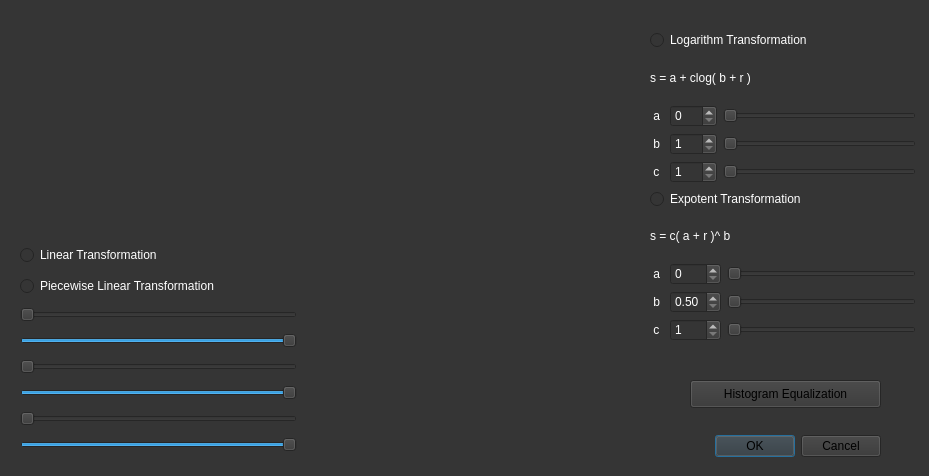
<?xml version="1.0" encoding="UTF-8"?>
<ui version="4.0">
 <class>ContrastDialog</class>
 <widget class="QDialog" name="ContrastDialog">
  <property name="geometry">
   <rect>
    <x>0</x>
    <y>0</y>
    <width>929</width>
    <height>476</height>
   </rect>
  </property>
  <property name="windowTitle">
   <string>Dialog</string>
  </property>
  <property name="styleSheet">
   <string notr="true">background:rgb(53, 53, 53)
</string>
  </property>
  <widget class="QDialogButtonBox" name="buttonBox">
   <property name="geometry">
    <rect>
     <x>540</x>
     <y>430</y>
     <width>341</width>
     <height>32</height>
    </rect>
   </property>
   <property name="orientation">
    <enum>Qt::Horizontal</enum>
   </property>
   <property name="standardButtons">
    <set>QDialogButtonBox::Cancel|QDialogButtonBox::Ok</set>
   </property>
  </widget>
  <widget class="QLabel" name="histogramLabel">
   <property name="geometry">
    <rect>
     <x>10</x>
     <y>10</y>
     <width>621</width>
     <height>211</height>
    </rect>
   </property>
   <property name="text">
    <string/>
   </property>
  </widget>
  <widget class="QWidget" name="verticalLayoutWidget">
   <property name="geometry">
    <rect>
     <x>20</x>
     <y>240</y>
     <width>277</width>
     <height>221</height>
    </rect>
   </property>
   <layout class="QVBoxLayout" name="verticalLayout">
    <item>
     <widget class="QRadioButton" name="linearRadioButton">
      <property name="styleSheet">
       <string notr="true">color:white
</string>
      </property>
      <property name="text">
       <string>Linear Transformation</string>
      </property>
     </widget>
    </item>
    <item>
     <widget class="QRadioButton" name="piecewiseRadioButton">
      <property name="styleSheet">
       <string notr="true">color:white</string>
      </property>
      <property name="text">
       <string>Piecewise Linear Transformation</string>
      </property>
     </widget>
    </item>
    <item>
     <widget class="QSlider" name="faSlider">
      <property name="maximum">
       <number>255</number>
      </property>
      <property name="orientation">
       <enum>Qt::Horizontal</enum>
      </property>
     </widget>
    </item>
    <item>
     <widget class="QSlider" name="fbSlider">
      <property name="maximum">
       <number>255</number>
      </property>
      <property name="value">
       <number>255</number>
      </property>
      <property name="orientation">
       <enum>Qt::Horizontal</enum>
      </property>
     </widget>
    </item>
    <item>
     <widget class="QSlider" name="gaSlider">
      <property name="maximum">
       <number>255</number>
      </property>
      <property name="orientation">
       <enum>Qt::Horizontal</enum>
      </property>
     </widget>
    </item>
    <item>
     <widget class="QSlider" name="gbSlider">
      <property name="maximum">
       <number>255</number>
      </property>
      <property name="value">
       <number>255</number>
      </property>
      <property name="orientation">
       <enum>Qt::Horizontal</enum>
      </property>
     </widget>
    </item>
    <item>
     <widget class="QSlider" name="gminSlider">
      <property name="maximum">
       <number>255</number>
      </property>
      <property name="orientation">
       <enum>Qt::Horizontal</enum>
      </property>
     </widget>
    </item>
    <item>
     <widget class="QSlider" name="gmaxSlider">
      <property name="maximum">
       <number>255</number>
      </property>
      <property name="value">
       <number>255</number>
      </property>
      <property name="orientation">
       <enum>Qt::Horizontal</enum>
      </property>
     </widget>
    </item>
   </layout>
  </widget>
  <widget class="QLabel" name="functionLabel">
   <property name="geometry">
    <rect>
     <x>350</x>
     <y>250</y>
     <width>291</width>
     <height>201</height>
    </rect>
   </property>
   <property name="text">
    <string/>
   </property>
  </widget>
  <widget class="QPushButton" name="equalizationPushButton">
   <property name="geometry">
    <rect>
     <x>690</x>
     <y>380</y>
     <width>191</width>
     <height>28</height>
    </rect>
   </property>
   <property name="text">
    <string>Histogram Equalization</string>
   </property>
  </widget>
  <widget class="QWidget" name="verticalLayoutWidget_2">
   <property name="geometry">
    <rect>
     <x>650</x>
     <y>30</y>
     <width>266</width>
     <height>311</height>
    </rect>
   </property>
   <layout class="QVBoxLayout" name="verticalLayout_2">
    <item>
     <widget class="QRadioButton" name="logarithmRadioButton">
      <property name="styleSheet">
       <string notr="true">color:white
</string>
      </property>
      <property name="text">
       <string>Logarithm Transformation</string>
      </property>
     </widget>
    </item>
    <item>
     <widget class="QLabel" name="label">
      <property name="styleSheet">
       <string notr="true">color:white</string>
      </property>
      <property name="text">
       <string>s = a + clog( b + r )</string>
      </property>
     </widget>
    </item>
    <item>
     <layout class="QGridLayout" name="gridLayout_2">
      <item row="1" column="0">
       <widget class="QLabel" name="label_3">
        <property name="styleSheet">
         <string notr="true">color:white</string>
        </property>
        <property name="text">
         <string> a</string>
        </property>
       </widget>
      </item>
      <item row="1" column="2">
       <widget class="QSlider" name="logaSlider">
        <property name="orientation">
         <enum>Qt::Horizontal</enum>
        </property>
       </widget>
      </item>
      <item row="3" column="2">
       <widget class="QSlider" name="logcSlider">
        <property name="minimum">
         <number>1</number>
        </property>
        <property name="maximum">
         <number>50</number>
        </property>
        <property name="orientation">
         <enum>Qt::Horizontal</enum>
        </property>
       </widget>
      </item>
      <item row="2" column="2">
       <widget class="QSlider" name="logbSlider">
        <property name="minimum">
         <number>1</number>
        </property>
        <property name="maximum">
         <number>100</number>
        </property>
        <property name="orientation">
         <enum>Qt::Horizontal</enum>
        </property>
       </widget>
      </item>
      <item row="2" column="1">
       <widget class="QSpinBox" name="logbSpinBox">
        <property name="styleSheet">
         <string notr="true">color:white</string>
        </property>
        <property name="minimum">
         <number>1</number>
        </property>
        <property name="maximum">
         <number>100</number>
        </property>
       </widget>
      </item>
      <item row="3" column="1">
       <widget class="QSpinBox" name="logcSpinBox">
        <property name="styleSheet">
         <string notr="true">color:white</string>
        </property>
        <property name="minimum">
         <number>1</number>
        </property>
        <property name="maximum">
         <number>50</number>
        </property>
       </widget>
      </item>
      <item row="2" column="0">
       <widget class="QLabel" name="label_4">
        <property name="styleSheet">
         <string notr="true">color:white</string>
        </property>
        <property name="text">
         <string> b </string>
        </property>
       </widget>
      </item>
      <item row="3" column="0">
       <widget class="QLabel" name="label_5">
        <property name="styleSheet">
         <string notr="true">color:white</string>
        </property>
        <property name="text">
         <string> c</string>
        </property>
       </widget>
      </item>
      <item row="1" column="1">
       <widget class="QSpinBox" name="logaSpinBox">
        <property name="styleSheet">
         <string notr="true">color:white</string>
        </property>
       </widget>
      </item>
     </layout>
    </item>
    <item>
     <widget class="QRadioButton" name="expotentRadioButton">
      <property name="styleSheet">
       <string notr="true">color:white</string>
      </property>
      <property name="text">
       <string>Expotent Transformation</string>
      </property>
     </widget>
    </item>
    <item>
     <widget class="QLabel" name="label_2">
      <property name="styleSheet">
       <string notr="true">color:white</string>
      </property>
      <property name="text">
       <string>s = c( a + r )^ b</string>
      </property>
     </widget>
    </item>
    <item>
     <layout class="QGridLayout" name="gridLayout_3">
      <item row="1" column="0">
       <widget class="QLabel" name="label_6">
        <property name="styleSheet">
         <string notr="true">color:white</string>
        </property>
        <property name="text">
         <string> a</string>
        </property>
       </widget>
      </item>
      <item row="1" column="2">
       <widget class="QSlider" name="expaSlider">
        <property name="orientation">
         <enum>Qt::Horizontal</enum>
        </property>
       </widget>
      </item>
      <item row="3" column="2">
       <widget class="QSlider" name="expcSlider">
        <property name="minimum">
         <number>1</number>
        </property>
        <property name="maximum">
         <number>50</number>
        </property>
        <property name="orientation">
         <enum>Qt::Horizontal</enum>
        </property>
       </widget>
      </item>
      <item row="2" column="2">
       <widget class="QSlider" name="expbSlider">
        <property name="minimum">
         <number>50</number>
        </property>
        <property name="maximum">
         <number>150</number>
        </property>
        <property name="orientation">
         <enum>Qt::Horizontal</enum>
        </property>
       </widget>
      </item>
      <item row="3" column="1">
       <widget class="QSpinBox" name="expcSpinBox">
        <property name="styleSheet">
         <string notr="true">color:white</string>
        </property>
        <property name="minimum">
         <number>1</number>
        </property>
        <property name="maximum">
         <number>50</number>
        </property>
       </widget>
      </item>
      <item row="2" column="0">
       <widget class="QLabel" name="label_7">
        <property name="styleSheet">
         <string notr="true">color:white</string>
        </property>
        <property name="text">
         <string> b </string>
        </property>
       </widget>
      </item>
      <item row="3" column="0">
       <widget class="QLabel" name="label_8">
        <property name="styleSheet">
         <string notr="true">color:white</string>
        </property>
        <property name="text">
         <string> c</string>
        </property>
       </widget>
      </item>
      <item row="1" column="1">
       <widget class="QSpinBox" name="expaSpinBox">
        <property name="styleSheet">
         <string notr="true">color:white</string>
        </property>
       </widget>
      </item>
      <item row="2" column="1">
       <widget class="QDoubleSpinBox" name="expbSpinBox">
        <property name="styleSheet">
         <string notr="true">color:white</string>
        </property>
        <property name="minimum">
         <double>0.500000000000000</double>
        </property>
        <property name="maximum">
         <double>1.500000000000000</double>
        </property>
        <property name="singleStep">
         <double>0.010000000000000</double>
        </property>
       </widget>
      </item>
     </layout>
    </item>
   </layout>
  </widget>
 </widget>
 <resources/>
 <connections>
  <connection>
   <sender>buttonBox</sender>
   <signal>accepted()</signal>
   <receiver>ContrastDialog</receiver>
   <slot>accept()</slot>
   <hints>
    <hint type="sourcelabel">
     <x>248</x>
     <y>254</y>
    </hint>
    <hint type="destinationlabel">
     <x>157</x>
     <y>274</y>
    </hint>
   </hints>
  </connection>
  <connection>
   <sender>buttonBox</sender>
   <signal>rejected()</signal>
   <receiver>ContrastDialog</receiver>
   <slot>reject()</slot>
   <hints>
    <hint type="sourcelabel">
     <x>316</x>
     <y>260</y>
    </hint>
    <hint type="destinationlabel">
     <x>286</x>
     <y>274</y>
    </hint>
   </hints>
  </connection>
 </connections>
</ui>
